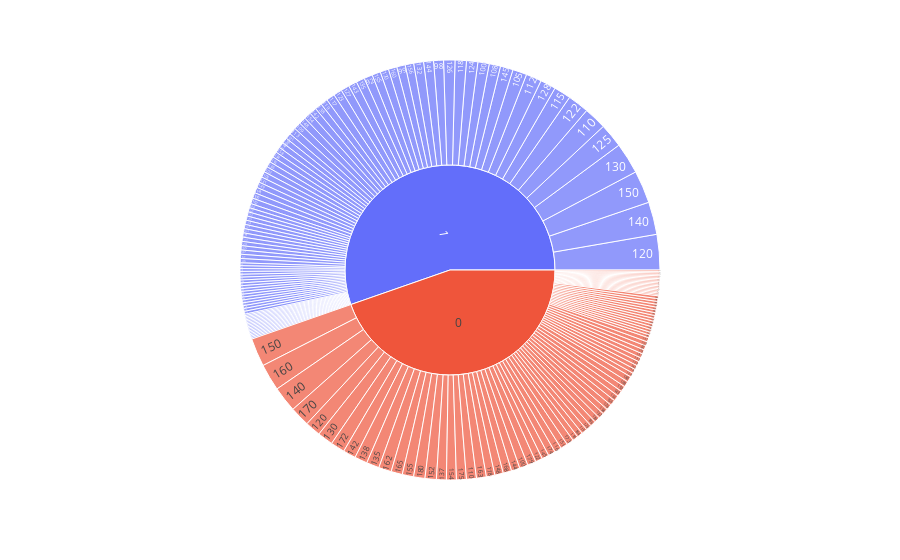

Notebook code for this chart:
### Code cell
px.sunburst(heart_df, path=['HeartDisease', 'MaxHR'])

### Figure 1 — Plotly figure (JSON) as saved in the notebook; plotly's stock layout.template omitted (floating-point values rounded to 4 significant figures; data arrays with more than 128 entries replaced by an {"elided": "..."} marker saying what was removed)
{"data": [{"branchvalues": "total", "domain": {"x": [0, 1], "y": [0, 1]}, "hovertemplate": "labels=%{label}<br>count=%{value}<br>parent=%{parent}<br>id=%{id}<extra></extra>", "ids": {"elided": "194 str values"}, "labels": {"elided": "194 str values"}, "name": "", "parents": {"elided": "194 str values"}, "type": "sunburst", "values": {"elided": "194 int values"}}], "layout": {"legend": {"tracegroupgap": 0}, "margin": {"t": 60}}}
